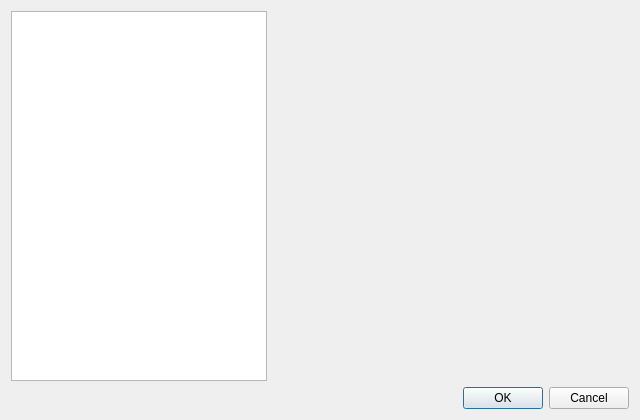
<?xml version="1.0" encoding="UTF-8"?>
<ui version="4.0">
 <class>PreferencesDlg</class>
 <widget class="QDialog" name="PreferencesDlg">
  <property name="windowModality">
   <enum>Qt::WindowModality::ApplicationModal</enum>
  </property>
  <property name="geometry">
   <rect>
    <x>0</x>
    <y>0</y>
    <width>640</width>
    <height>420</height>
   </rect>
  </property>
  <property name="windowTitle">
   <string>Preferences</string>
  </property>
  <layout class="QGridLayout" name="gridLayout">
   <item row="0" column="0">
    <widget class="QListWidget" name="PagesList">
     <property name="sizePolicy">
      <sizepolicy hsizetype="Fixed" vsizetype="Expanding">
       <horstretch>0</horstretch>
       <verstretch>0</verstretch>
      </sizepolicy>
     </property>
    </widget>
   </item>
   <item row="0" column="1">
    <widget class="QStackedWidget" name="PagesStack"/>
   </item>
   <item row="1" column="0" colspan="2">
    <widget class="QDialogButtonBox" name="ButtonBox">
     <property name="orientation">
      <enum>Qt::Orientation::Horizontal</enum>
     </property>
     <property name="standardButtons">
      <set>QDialogButtonBox::StandardButton::Cancel|QDialogButtonBox::StandardButton::Ok</set>
     </property>
    </widget>
   </item>
  </layout>
 </widget>
 <tabstops>
  <tabstop>PagesList</tabstop>
  <tabstop>ButtonBox</tabstop>
 </tabstops>
 <resources/>
 <connections>
  <connection>
   <sender>ButtonBox</sender>
   <signal>accepted()</signal>
   <receiver>PreferencesDlg</receiver>
   <slot>accept()</slot>
  </connection>
  <connection>
   <sender>ButtonBox</sender>
   <signal>rejected()</signal>
   <receiver>PreferencesDlg</receiver>
   <slot>reject()</slot>
  </connection>
 </connections>
</ui>
